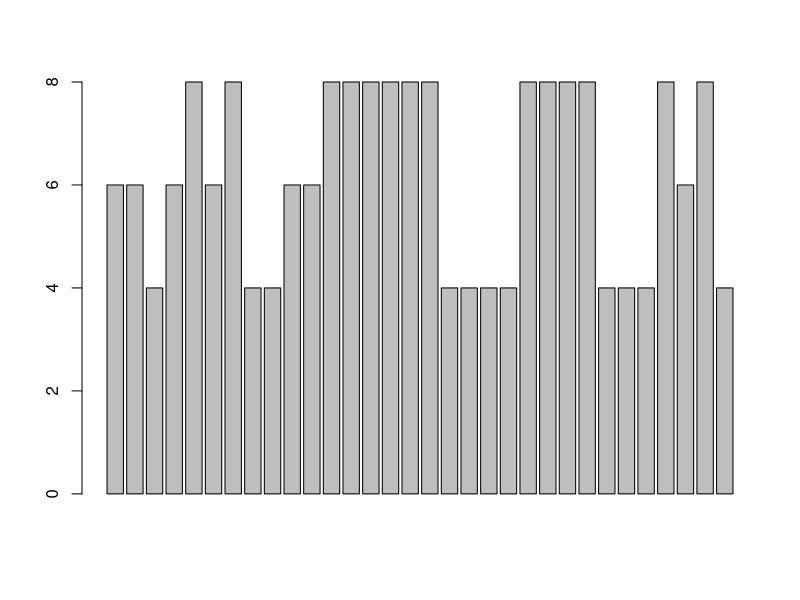
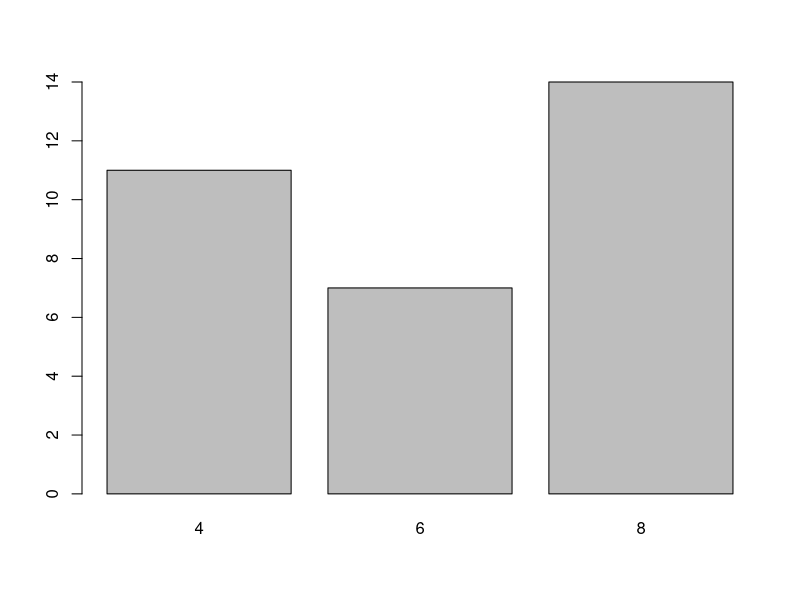
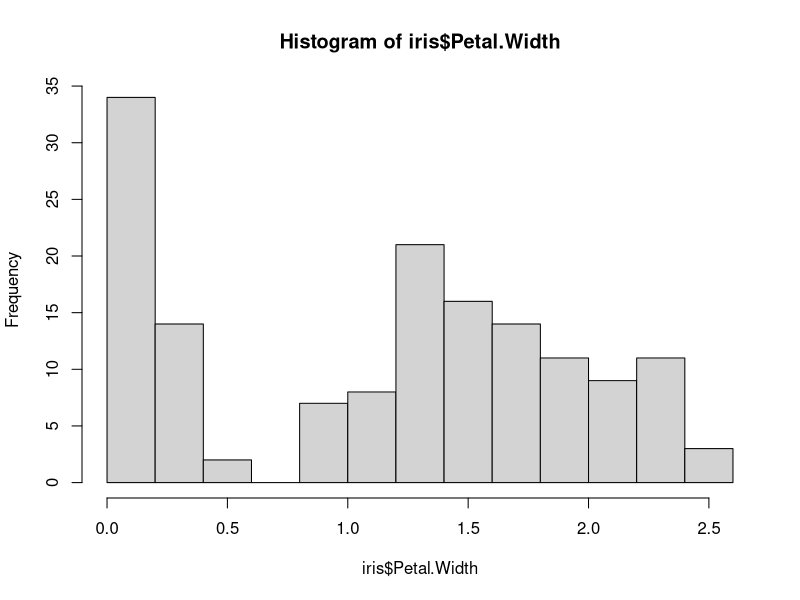
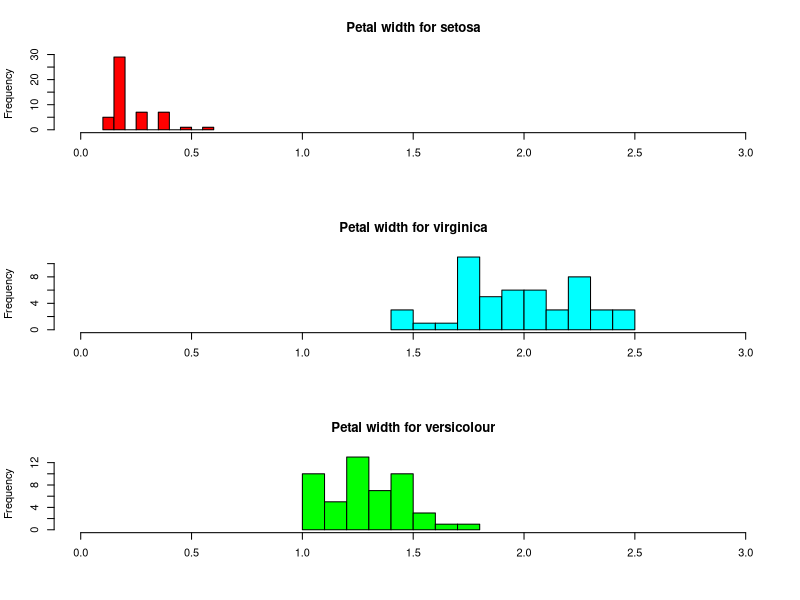
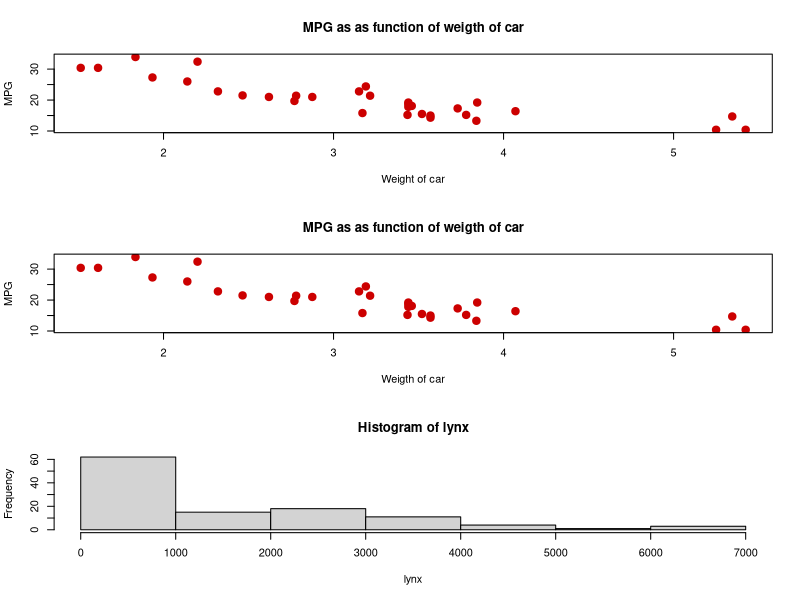
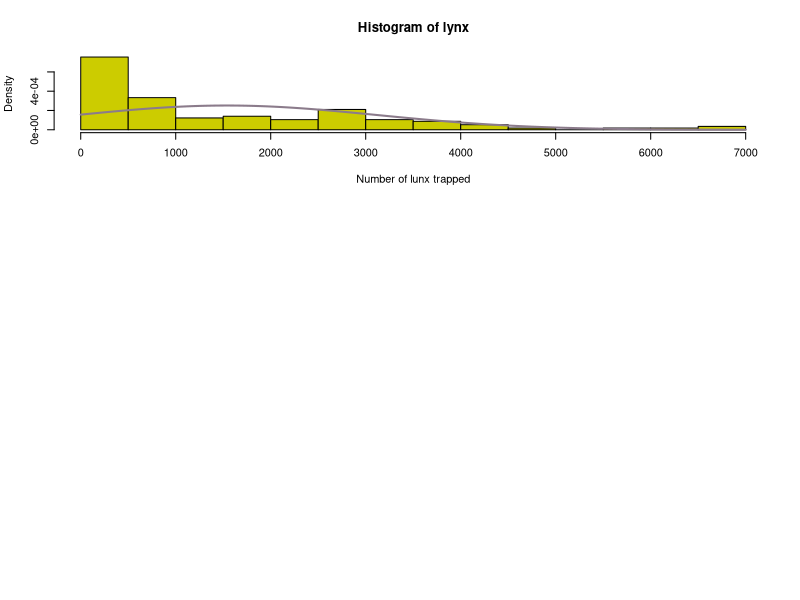

Generate these figures, in order, with R:
library(datasets)
head(iris)
head(mtcars)
head(lynx)

# 1. PLotting the barplot

barplot(mtcars$cyl)
cylinders <- table(mtcars$cyl)
barplot(cylinders)


# PLotting the histograms 
hist(iris$Petal.Width)

# Put the graphs in 3 rows and 1 column
par(mfrow = c(3,1))

# Plotting histogram for each species using selectors
hist(iris$Petal.Width[iris$Species == "setosa"],
     xlim = c(0,3),
     breaks = 9,
     main = "Petal width for setosa",
     xlab = "",
     col = "red")
hist(iris$Petal.Width[iris$Species == "virginica"],
     xlim = c(0,3),
     breaks = 9,
     main = "Petal width for virginica",
     xlab = "",
     col = "cyan")
hist(iris$Petal.Width[iris$Species == "versicolor"],
     xlim = c(0,3),
     breaks = 9,
     main = "Petal width for versicolour",
     xlab = "",
     col = "green")



# PLotting the scatter plot
plot(mtcars$wt, mtcars$mpg,
     pch = 19,
     cex = 1.5,
     col = "#cc0000",
     main = "MPG as as function of weigth of car",
     xlab = "Weight of car",
     ylab = "MPG")


# PLotting the scatter plot
plot(mtcars$wt, mtcars$mpg,
     pch = 19,
     cex = 1.5,
     col = "#cc0000",
     main = "MPG as as function of weigth of car",
     xlab = "Weigth of car",
     ylab = "MPG")

# PLotting the overlay plots
?lynx
hist(lynx)
hist(lynx,
     breaks = 14,
     freq = FALSE,
     col="#cc0",
     main = paste("Histogram of lynx"),
     xlab = "Number of lunx trapped")

curve(dnorm(x, mean = mean(lynx), sd = sd(lynx)),
      col ="thistle4",
      lwd = 2,
      add = TRUE)
